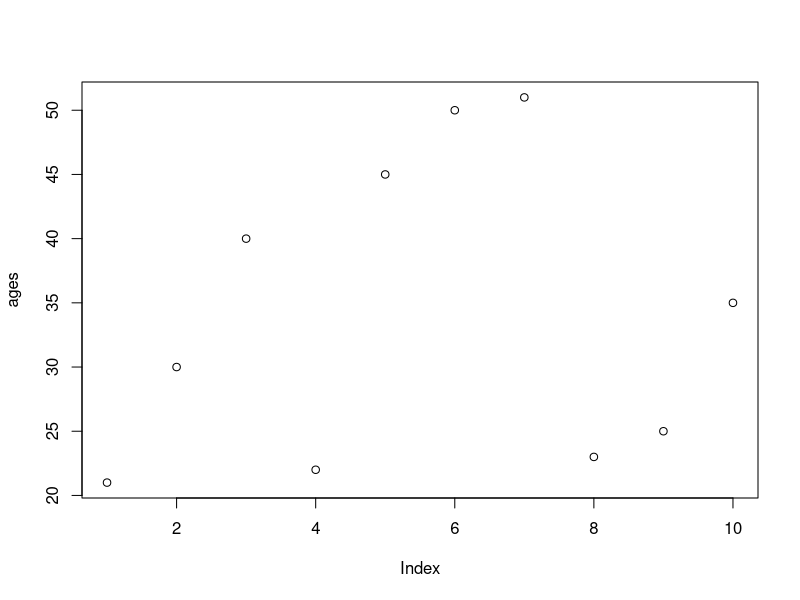
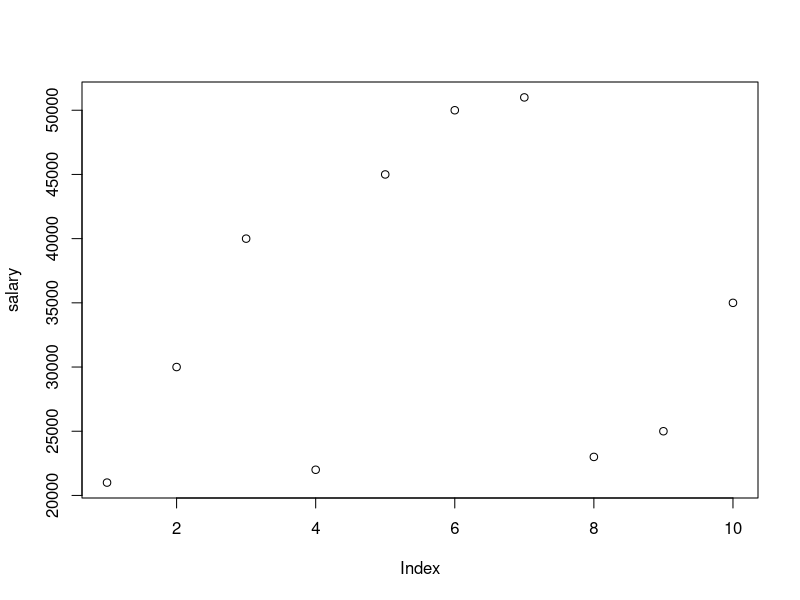
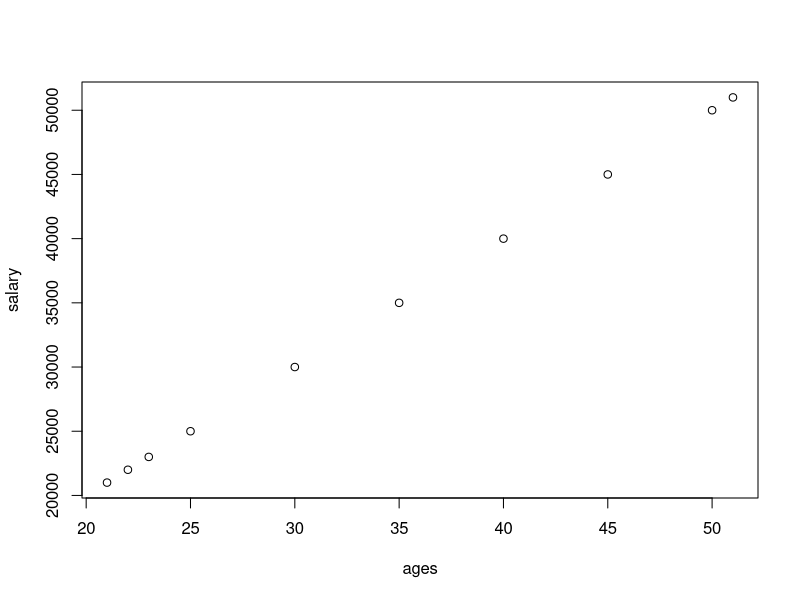
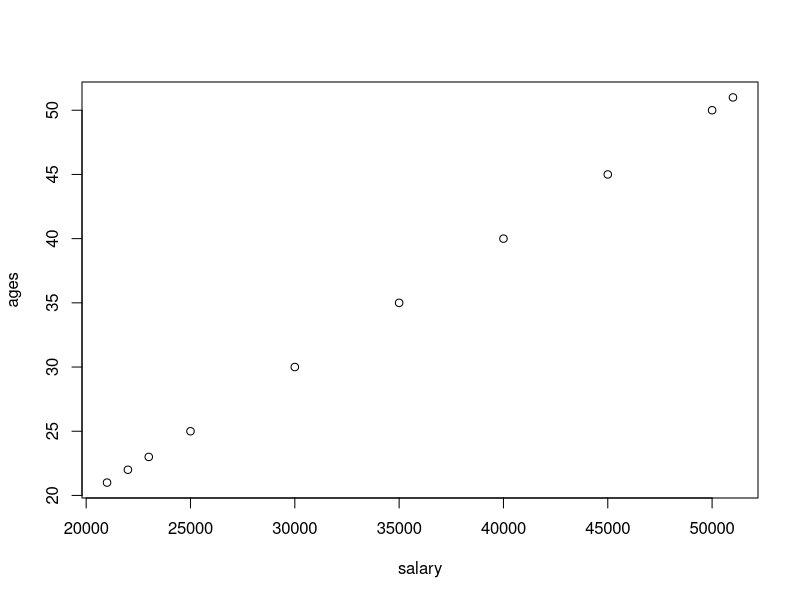
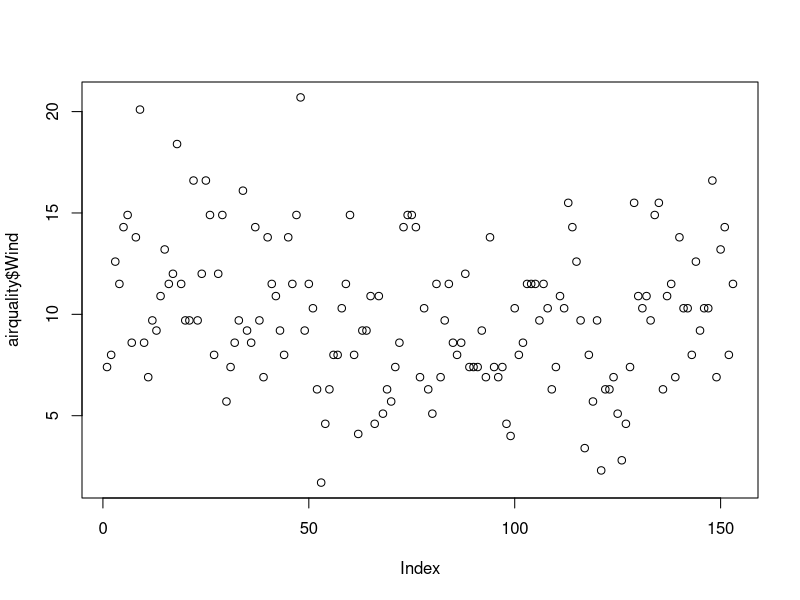
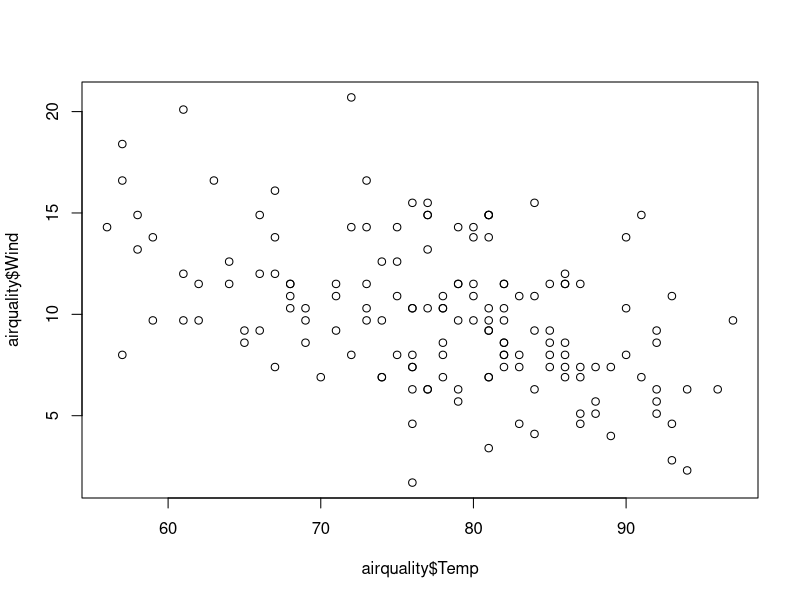
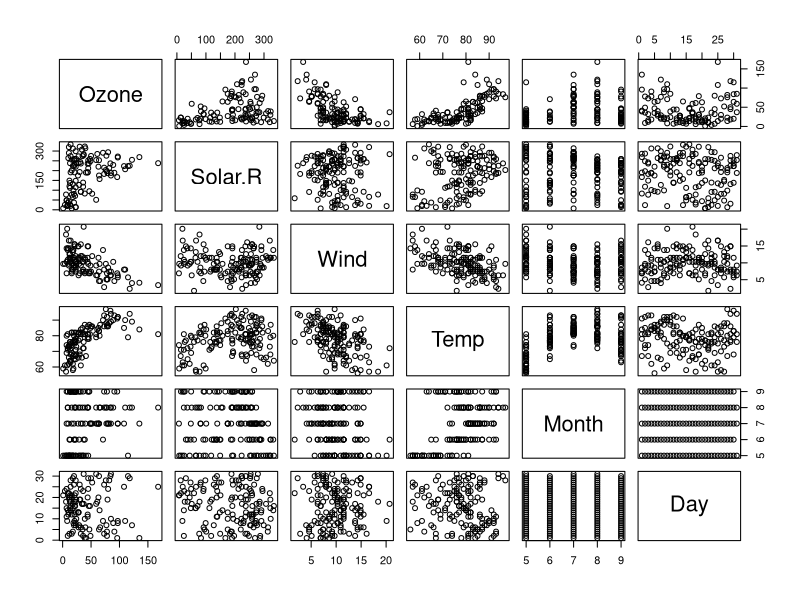
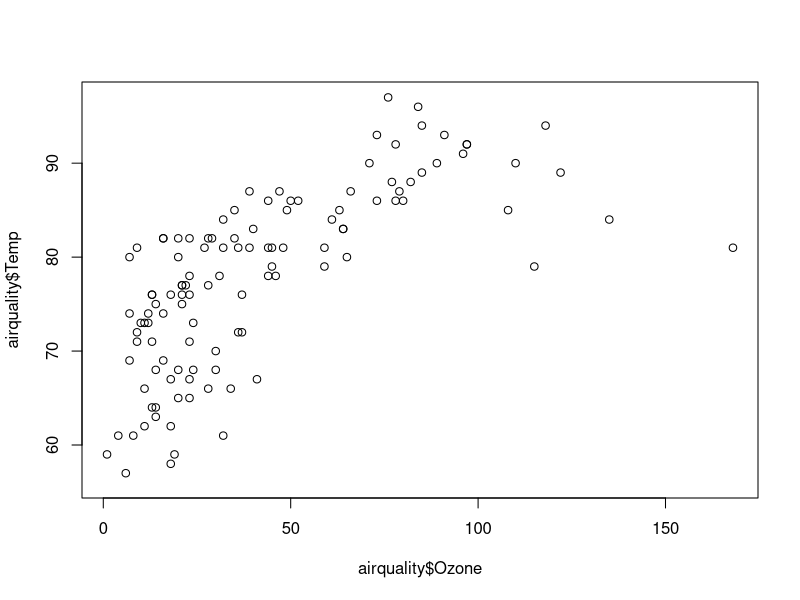

The R source for these figures, in order: (Note: this script raises an error after producing the figures.)

ages = c(21,30,40,22,45,50,51,23,25,35)
plot(ages)

salary = c(21000,30000,40000,22000,45000,50000,51000,23000,25000,35000)
plot(salary)

plot(ages,salary)
plot(salary,ages)

help(plot)
#######################################
mtcars
View(mtcars)
#airquality = read.csv('path/airquality.csv',header=TRUE, sep=",")
#Click on Import dataset

data()
airquality = datasets::airquality
  
####Top 10 rows and last 10 rows
head(airquality,10)
tail(airquality,10)
names(airquality) #names of all columns

# To see entire dataset click on airquality data set name from workspace 
######Columns
airquality[,c(1,2)] # all rows and first two columns

df = airquality[,-6] # excludes column no.6
df


summary(airquality[,1]) # summary statistics for column 1

summary(airquality$Temp)

airquality$Wind # display column values

summary(airquality$Wind) # summary of wind column


###########Summary of the data#########

summary(airquality) # summary for all columns

##################### Visualization
plot(airquality$Wind)
plot(airquality$Temp,airquality$Wind,type="p") 
plot(airquality) #scatterplot
help(plot)
plot(airquality$Ozone,airquality$Temp)
plot(airquality$Month,airquality$Ozone)

# points and lines 
plot(airquality$Wind, type= "p") # p: points, l: lines,b: both
plot(airquality$Wind, type= "l")
plot(airquality$Wind, type= "b")
help(plot)

plot(airquality$Wind, 
     xlab = 'Ozone Concentration', 
     ylab = 'No of Instances', 
     main = 'Ozone levels in NY city',
     col = 'red',
     type='l')

plot(airquality,col='red') # plot of entire dataset - all columns

plot(airquality$Ozone,airquality$Solar.R)# x axis - Ozone, Y- solar.r
plot(airquality$Solar.R,airquality$Ozone) # x - solar.r, y - ozone

# Horizontal bar plot
barplot(airquality$Ozone, 
        main = 'Ozone Concenteration in air',
        ylab = 'ozone levels', 
        col= 'blue',
       axes=T)
help(barplot)

#Histogram

hist(airquality$Temp)

hist(airquality$Temp, 
     main = 'Solar Radiation values in air',
     xlab = 'Solar rad.', 
     col='blue',
     border='red')

help(hist)

#Single box plot
help(boxplot)

boxplot(airquality$Wind,
        main="Boxplot",
        col="blue",
        border='red',
        horizontal=T)

boxplot.stats(airquality$Wind)$out #outlier values

airquality$Ozone


# Multiple box plots
boxplot(airquality[,1:4],
        main='Multiple Box Plots',
        horizontal=TRUE,
        col='pink')


#margin of the grid(mar)(bottom,left,top,right), 
#no of rows and columns(mfrow), 
#whether a border is to be included(bty) 
#and position of the 
#labels(las: 1 for horizontal, las: 0 for vertical)
#bty - box around the plot (o,n,7,L,C,U)
help(par)
par(mfrow=c(3,3),mar=c(1,2,1,2),  las=0, bty="o")
plot(airquality$Ozone)
plot(airquality$Ozone, airquality$Wind)
plot(airquality$Ozone, type= "l")
plot(airquality$Wind, type= "l")
plot(airquality$Solar.R, type= "l")
barplot(airquality$Ozone, main = 'Ozone Concenteration in air',
        xlab = 'ozone levels', col='green',horiz = TRUE)
hist(airquality$Solar.R)
boxplot(airquality$Solar.R)
boxplot(airquality[,0:4], main='Multiple Box plots')

par(mfrow=c(1,1))

# Considering NA values
airquality
max(airquality$Wind)
min(airquality$Temp)
min(airquality$Solar.R)
airquality$Solar.R

mean(airquality$Solar.R)
mean(airquality$Wind)
summary(airquality$Solar.R)

summary(airquality)
summary(airquality$Wind)

min(airquality$Solar.R,na.rm=T)
mean(airquality$Solar.R,na.rm=T)

median(airquality$Ozone)
median(airquality$Ozone,na.rm=T)
min(airquality$Ozone)
min(airquality$Ozone,na.rm=T)

# Google following functions as variance in R, etc
#var
#skewness
#kurtosis
#Density plot


var(airquality$Wind)
sd(airquality$Ozone)#,na.rm = T) Standard Deviation # because of NA values in ozone col - No o/p
sd(airquality$Ozone, na.rm = T)

skewness(airquality$Ozone) #error
kurtosis(airquality$Ozone) #error

# Installing Packages

# which library to download for skewness
#google - skewness and kurtosis in r
# go to rbloggers.com
# library(moments)
# or go to rdocumentation.r
# type skewness - you will get the name of package as 'moments'
# go to rstudio
# click on packages in 3rd window - bottom right corner - Click on install
# type moments in packages, click checkbox - install dependencies - click install
# After installation, in search - search for installed 'moments', click that checkbox

# Or try: install.packages("moments")

skewness(airquality$Ozone,na.rm=T) 
kurtosis(airquality$Ozone,na.rm=T) 
skewness(airquality[,1:4],na.rm=T)

# Density Plot


plot(density(airquality$Wind))
plot(density(airquality$Ozone,na.rm=T))


data()
## Exercise
e_quakes=datasets::quakes






#var

var(e_quakes$mag)

#skewness

skewness(e_quakes$mag) 


skewness(e_quakes$mag)

mean(e_quakes$mag)

#kurtosis

kurtosis(e_quakes$mag)






